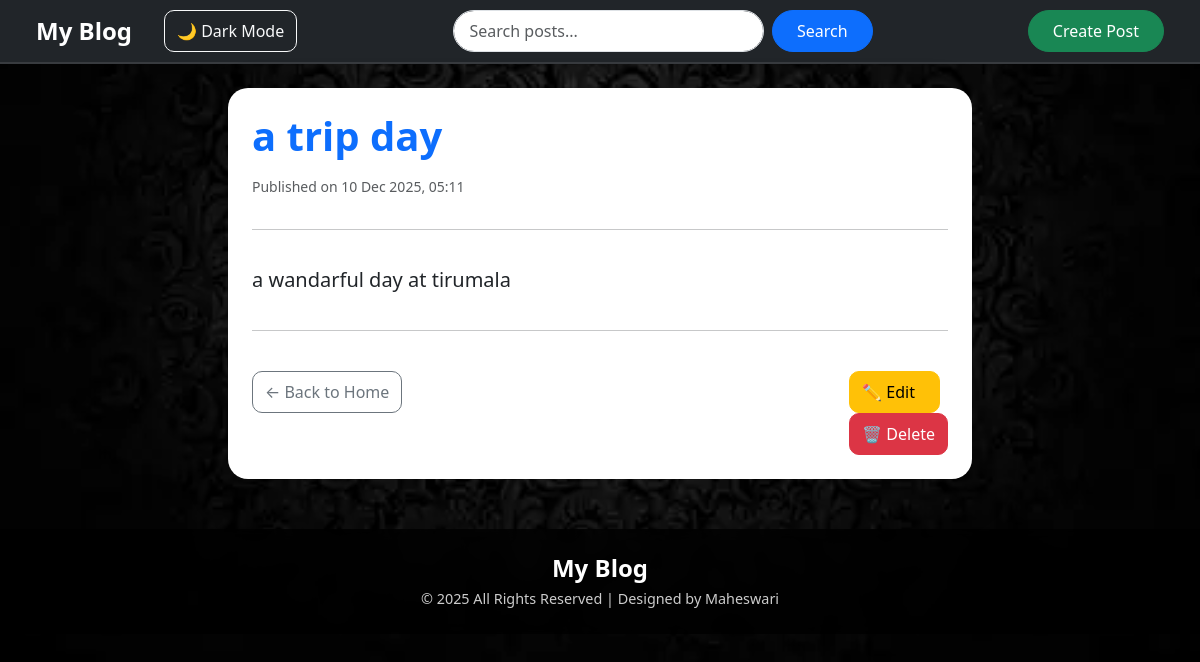
/post/a-trip-day/, run on the app's committed database.
### home/models.py (models this page shows, shortened)
class Post(models.Model):
    title = models.CharField(max_length=200)
    slug = models.SlugField(unique=True)
    content = models.TextField()
    created_at = models.DateTimeField(auto_now_add=True)
    updated_at = models.DateTimeField(auto_now=True)

### home/views.py (the view)
# urls.py: path('post/<slug:slug>/',views.detail,name='detail'),
def detail(request, slug):
    post = get_object_or_404(Post, slug=slug)
    return render(request, 'detail.html', {'post': post,'now': datetime.now()})

### templates/detail.html (shortened to what this page needs)
{% extends 'base.html' %}
{% block content %}
<div class="col-lg-8 mx-auto">
    <div class="card shadow-lg border-0 rounded-4 p-4">
        <h1 class="fw-bold mb-3 text-primary">{{ post.title }}</h1>
        <p class="text-muted small mb-3">
            Published on {{ post.created_at|date:"d M Y, H:i" }}
        </p>
        <hr>
        <p class="fs-5 mt-3" style="line-height: 1.8;">
            {{ post.content }}
        </p>
        <hr>
        <div class="d-flex justify-content-between mt-4">
            <a href="{% url 'home' %}" class="btn btn-outline-secondary">
                ← Back to Home
            </a>
            <div>
                <a href="{% url 'edit-post' slug=post.slug %}" class="btn btn-warning me-2">
                    ✏️ Edit
                </a>
                <a href="{% url 'delete-post' slug=post.slug %}" class="btn btn-danger">
                    🗑️ Delete
                </a>
            </div>
        </div>
    </div>
</div>
{% endblock %}

### templates/detail.html (style rules this page uses)
.card { border-radius: 20px !important; }
.btn { border-radius: 10px; }

### data on the page
Post: title "a trip day", created_at "10 Dec 2025, 05:11", content "a wandarful day at tirumala"
